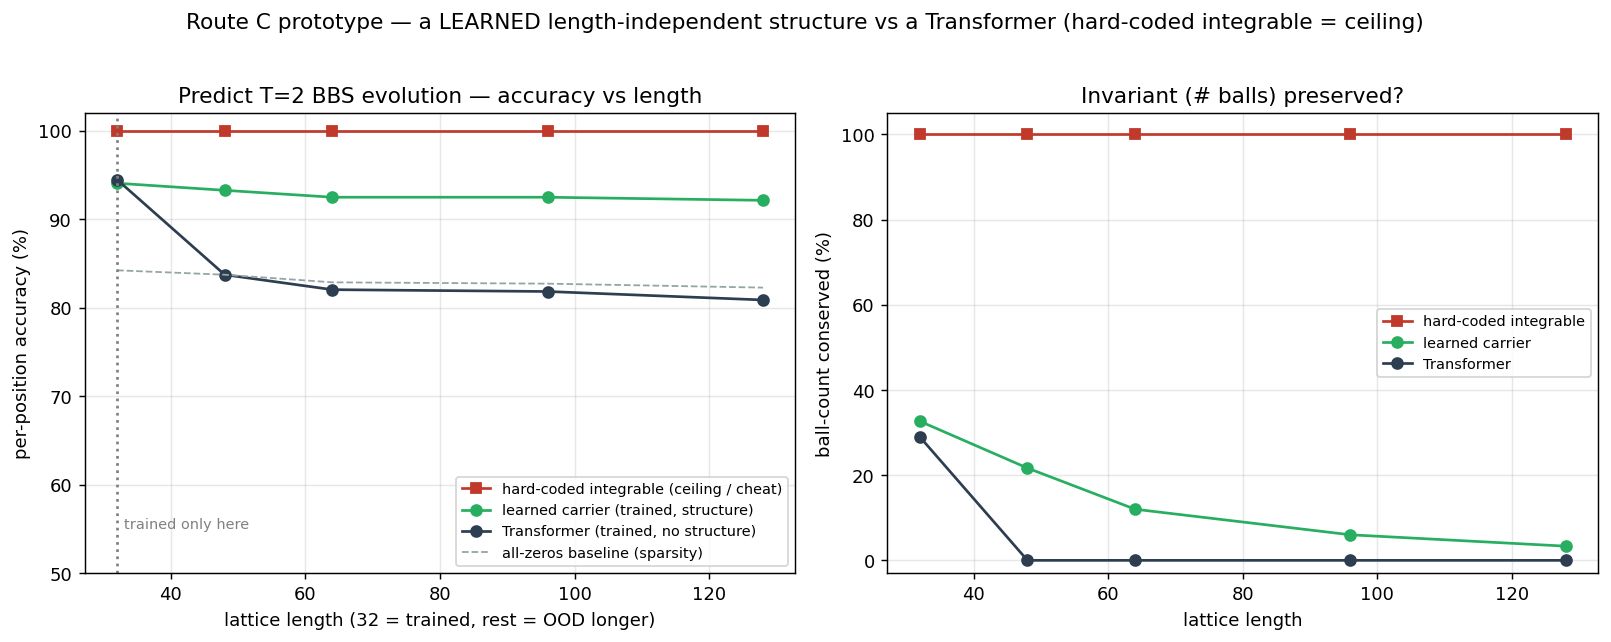

This chart was generated by the following Python code:
"""
Route C — first prototype: a LEARNED integrable-style model vs a Transformer,
on the Box-Ball System (BBS) length-extrapolation task.

Demo 2's hard-coded BBS rule is a cheat: it IS the label generator, so its 100%
is "structure by construction", not learning. Here we KEEP that line as the
ceiling and ADD a genuinely TRAINED model that:
  - carries the integrable computational FORM as structure — a weight-shared,
    left-to-right recurrent "carrier" scan (length-independent by construction),
  - but LEARNS the collision rule from data (it never sees the BBS rule),
  - applies the learned single step T times (BBS = a repeated single step).
Both models are trained on L=32 ONLY, then tested on 48/64/96/128 (OOD by length;
soliton size & density fixed across lengths -> pure length extrapolation).

Three lines: hard-coded integrable (ceiling) / learned carrier (this) / Transformer.
Also shown: the all-zeros baseline, since the lattice is sparse and per-position
accuracy is inflated by it. Does NOT modify Demo 2 (demos/box_ball_system/).

Honest scope: this removes the Demo-2 cheat and tests "can a length-independent
structure LEARN the rule and extrapolate where attention can't?". The learned
carrier's reversibility here is approximate (a forward scan), NOT welded-in; the
exact-reversible coupling-layer version is the next iteration.
"""
import numpy as np, torch, torch.nn as nn, math
import matplotlib.pyplot as plt
torch.manual_seed(0); np.random.seed(0); torch.set_num_threads(4)

# ── integrable engine = ground-truth generator (also the ceiling line) ───────
def bbs_step(s):
    out = np.zeros_like(s); carrier = 0
    for i in range(len(s)):
        if s[i] == 1: carrier += 1; out[i] = 0
        else:
            if carrier > 0: out[i] = 1; carrier -= 1
    return out
def bbs_run(s, T):
    for _ in range(T): s = bbs_step(s)
    return s

T_STEPS = 2; MAXSOL = 3
def make_config(L, rng):
    s = np.zeros(L, dtype=np.int64); usable = int(L*0.55); i = 0; n = 0
    while i < usable - MAXSOL - 1:
        if rng.random() < 0.5 and n < max(3, L//7):
            size = rng.integers(1, MAXSOL+1); s[i:i+size] = 1
            i += size + rng.integers(2, 5); n += 1
        else: i += 1
    if s.sum() == 0: s[1:3] = 1
    return s
def dataset(L, N, rng):
    X = np.zeros((N, L), dtype=np.int64); Y = np.zeros((N, L), dtype=np.int64)
    for j in range(N):
        x = make_config(L, rng); X[j] = x; Y[j] = bbs_run(x, T_STEPS)
    return torch.tensor(X), torch.tensor(Y)

# ── baseline: small Transformer (same recipe as Demo 2) ──────────────────────
class PE(nn.Module):
    def __init__(s, d, maxlen=4096):
        super().__init__(); pe = torch.zeros(maxlen, d)
        pos = torch.arange(maxlen).unsqueeze(1).float()
        div = torch.exp(torch.arange(0, d, 2).float()*(-math.log(10000.0)/d))
        pe[:, 0::2] = torch.sin(pos*div); pe[:, 1::2] = torch.cos(pos*div)
        s.register_buffer("pe", pe)
    def forward(s, x): return x + s.pe[:x.size(1)].unsqueeze(0)
class TF(nn.Module):
    def __init__(s, d=64, heads=4, layers=3):
        super().__init__(); s.emb = nn.Embedding(2, d); s.pe = PE(d)
        enc = nn.TransformerEncoderLayer(d, heads, 4*d, batch_first=True,
                                         dropout=0.0, activation="gelu")
        s.enc = nn.TransformerEncoder(enc, layers); s.head = nn.Linear(d, 2)
    def forward(s, x): return s.head(s.enc(s.pe(s.emb(x))))

# ── learned integrable-style model: weight-shared L->R carrier scan ──────────
class LearnedCarrier(nn.Module):
    """One BBS-like step as a shared recurrent cell (bit, carrier h) -> (out prob, h');
    apply the SAME learned step T_STEPS times. Weights are position- and
    length-independent, so it runs at any length."""
    def __init__(s, H=24, hid=64):
        super().__init__(); s.H = H
        s.net   = nn.Sequential(nn.Linear(1+H, hid), nn.GELU(),
                                nn.Linear(hid, hid), nn.GELU())
        s.out   = nn.Linear(hid, 1)   # output-bit logit for this position
        s.hnext = nn.Linear(hid, H)    # updated carrier state
    def one_step(s, c):                # c: (B,L) in [0,1] -> p: (B,L)
        B, L = c.shape
        h = torch.zeros(B, s.H)
        outs = []
        for i in range(L):
            z = s.net(torch.cat([c[:, i:i+1], h], dim=1))
            outs.append(s.out(z))
            h = torch.tanh(s.hnext(z))
        return torch.sigmoid(torch.cat(outs, dim=1))
    def forward(s, x_bits, steps=T_STEPS):
        c = x_bits.float()
        for _ in range(steps):         # compose the learned single step
            c = s.one_step(c)
        return c

# ── train both on L=32 only ──────────────────────────────────────────────────
rng = np.random.default_rng(0)
L_TRAIN = 32
Xtr, Ytr = dataset(L_TRAIN, 2500, rng)
B = 256

print("training Transformer on L=32 ...")
tf = TF(); opt = torch.optim.AdamW(tf.parameters(), lr=1e-3); ce = nn.CrossEntropyLoss()
for epoch in range(28):
    perm = torch.randperm(len(Xtr)); tot = 0.0
    for i in range(0, len(Xtr), B):
        idx = perm[i:i+B]; logits = tf(Xtr[idx])
        loss = ce(logits.reshape(-1, 2), Ytr[idx].reshape(-1))
        opt.zero_grad(); loss.backward(); opt.step(); tot += loss.item()*len(idx)
    if (epoch+1) % 7 == 0: print(f"  TF epoch {epoch+1:2d}  loss {tot/len(Xtr):.4f}")

print("training LearnedCarrier on L=32 ...")
lc = LearnedCarrier(); optc = torch.optim.Adam(lc.parameters(), lr=3e-3)
bce = nn.BCELoss()
for epoch in range(40):
    perm = torch.randperm(len(Xtr)); tot = 0.0
    for i in range(0, len(Xtr), B):
        idx = perm[i:i+B]; p = lc(Xtr[idx])
        loss = bce(p.clamp(1e-6, 1-1e-6), Ytr[idx].float())
        optc.zero_grad(); loss.backward(); optc.step(); tot += loss.item()*len(idx)
    if (epoch+1) % 8 == 0: print(f"  LC epoch {epoch+1:2d}  loss {tot/len(Xtr):.4f}")

# ── evaluate across lengths (32 = in-dist, rest = OOD longer) ─────────────────
tf.eval(); lc.eval()
lengths = [32, 48, 64, 96, 128]
tf_acc, tf_cons, lc_acc, lc_cons, zero_acc = [], [], [], [], []
rng_te = np.random.default_rng(123)
print("\n L    all-0   Transformer(acc/cons)   LearnedCarrier(acc/cons)   integrable")
with torch.no_grad():
    for L in lengths:
        Xte, Yte = dataset(L, 300, rng_te)
        # all-zeros baseline (sparsity reference)
        z = (Yte == 0).float().mean().item()*100
        # Transformer
        pt = tf(Xte).argmax(-1)
        ta = (pt == Yte).float().mean().item()*100
        tc = (pt.sum(1) == Xte.sum(1)).float().mean().item()*100
        # LearnedCarrier
        pc = (lc(Xte) > 0.5).long()
        la = (pc == Yte).float().mean().item()*100
        lcc = (pc.sum(1) == Xte.sum(1)).float().mean().item()*100
        zero_acc.append(z); tf_acc.append(ta); tf_cons.append(tc); lc_acc.append(la); lc_cons.append(lcc)
        print(f"{L:3d}  {z:5.1f}%   {ta:5.1f}% / {tc:5.1f}%          {la:5.1f}% / {lcc:5.1f}%         100% / 100%")

int_line = [100.0]*len(lengths)

# ── figure: three model lines + all-zeros reference ──────────────────────────
CG, CB, CR, CZ = "#27ae60", "#2c3e50", "#c0392b", "#95a5a6"
fig, ax = plt.subplots(1, 2, figsize=(12.5, 4.8))
ax[0].plot(lengths, int_line, "s-", color=CR, label="hard-coded integrable (ceiling / cheat)")
ax[0].plot(lengths, lc_acc,  "o-", color=CG, label="learned carrier (trained, structure)")
ax[0].plot(lengths, tf_acc,  "o-", color=CB, label="Transformer (trained, no structure)")
ax[0].plot(lengths, zero_acc, "--", color=CZ, lw=1, label="all-zeros baseline (sparsity)")
ax[0].axvline(32, ls=":", color="gray"); ax[0].text(33, 55, "trained only here", fontsize=8, color="gray")
ax[0].set_xlabel("lattice length (32 = trained, rest = OOD longer)")
ax[0].set_ylabel("per-position accuracy (%)"); ax[0].set_ylim(50, 102)
ax[0].set_title("Predict T=2 BBS evolution — accuracy vs length")
ax[0].legend(fontsize=8); ax[0].grid(alpha=0.3)

ax[1].plot(lengths, int_line, "s-", color=CR, label="hard-coded integrable")
ax[1].plot(lengths, lc_cons, "o-", color=CG, label="learned carrier")
ax[1].plot(lengths, tf_cons, "o-", color=CB, label="Transformer")
ax[1].set_xlabel("lattice length"); ax[1].set_ylabel("ball-count conserved (%)")
ax[1].set_ylim(-3, 105); ax[1].set_title("Invariant (# balls) preserved?")
ax[1].legend(fontsize=8); ax[1].grid(alpha=0.3)

fig.suptitle("Route C prototype — a LEARNED length-independent structure vs a Transformer "
             "(hard-coded integrable = ceiling)", fontsize=12, y=1.02)
fig.tight_layout()
fig.savefig("learned_carrier_vs_transformer.png", dpi=130, bbox_inches="tight")
print("\nsaved learned_carrier_vs_transformer.png")
